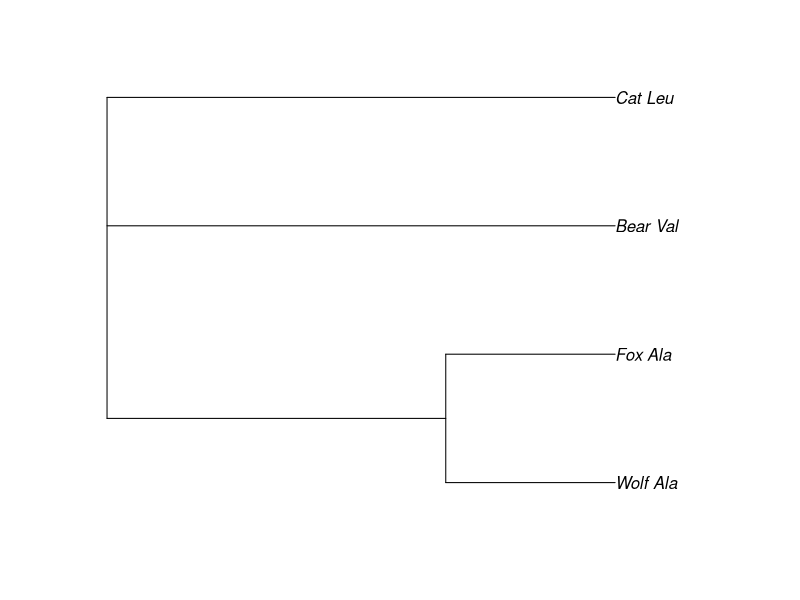

Write R code to recreate this figure.
## ---- chunk 1
knitr::opts_chunk$set(echo = TRUE)
## ---- chunk 2
library('ape')

tree.newick <- '((Wolf_Ala, Fox_Ala), Bear_Val, Cat_Leu);'
  tree.newick <- read.tree(text = tree.newick)
    plot(tree.newick)

